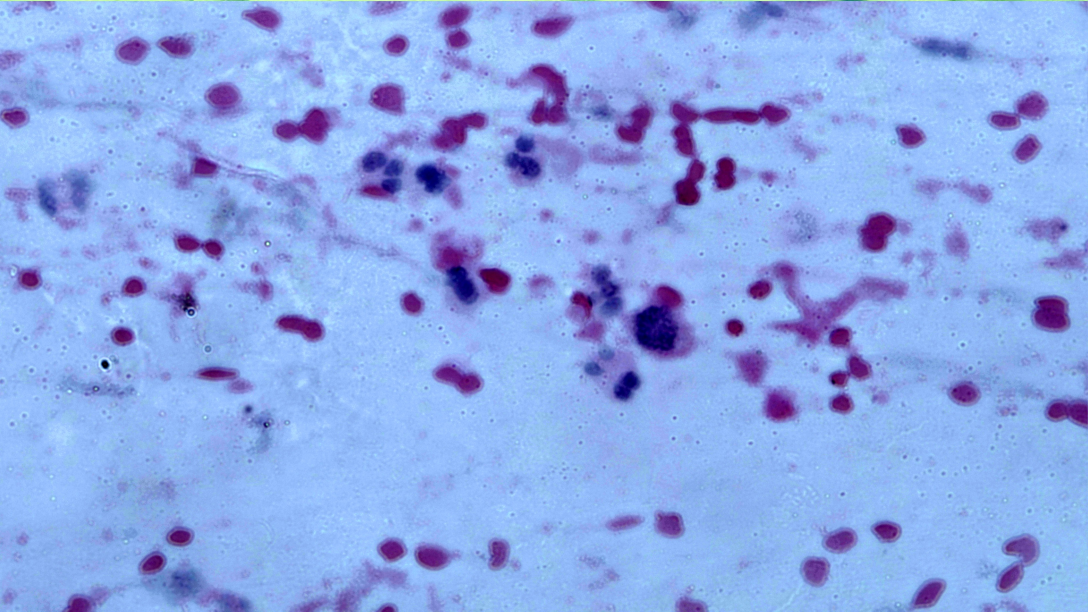
#> input picture data/2.jpg, 3264 x 1836 px, found by its file name (shown at 1/3 size)
$ python Day32.py
#> lines starting #> are read from the running program, lines starting #| are printed output that depends on the picture
import cv2
import matplotlib.pyplot as plt

image = cv2.imread('data\\2.jpg', flags=0)
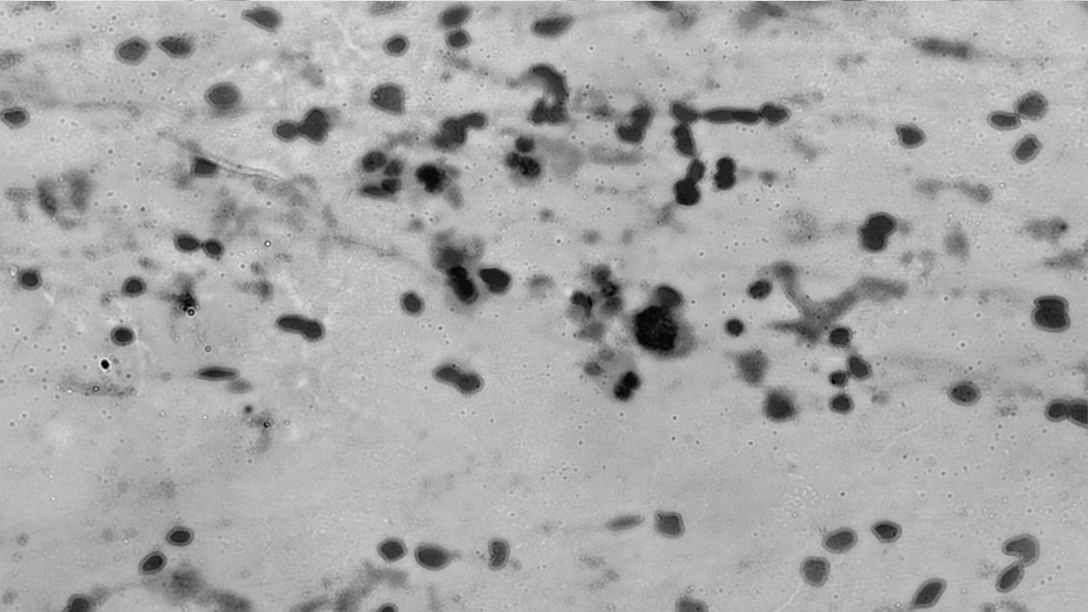
#> image: shape (1836, 3264) (shown at 1/3 size); min 0, max 253, mean 168.3

# Bước 2: Chuyển đổi ảnh từ BGR sang RGB (vì OpenCV sử dụng BGR, còn matplotlib sử dụng RGB)
image_rgb = cv2.cvtColor(image, cv2.COLOR_BGR2RGB)

# Bước 3: Thay đổi kích thước của ảnh theo kích thước tùy chỉnh
# Ví dụ: đặt kích thước tùy chỉnh là 300x200 pixels
width = 300
height = 200
dim = (width, height)

# Thay đổi kích thước ảnh
resized_image = cv2.resize(image_rgb, dim, interpolation=cv2.INTER_AREA)
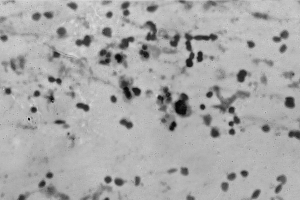
#> resized_image: shape (200, 300, 3); min 8, max 221, mean 168.3
img_filtered1 = cv2.GaussianBlur(resized_image, (5, 5), 2.5)
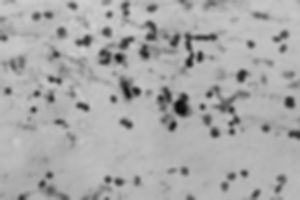
#> img_filtered1: shape (200, 300, 3); min 13, max 208, mean 168.3
img_filtered2 = cv2.GaussianBlur(resized_image, (5, 5), 5.0)
img_filtered3 = cv2.GaussianBlur(resized_image, (5, 5), 10.0)

# Bước 4: Hiển thị ảnh bằng matplotlib
# Hiển thị ảnh bằng matplotlib
plt.figure(figsize=(10, 5))  # Đặt kích thước của cửa sổ hiển thị (15x10 inches)

# Ảnh 1
plt.subplot(2, 2, 1)
plt.imshow(resized_image)
plt.title('Origin Image')
plt.axis('off')  # Ẩn trục

# Ảnh 2
plt.subplot(2, 2, 2)
plt.imshow(img_filtered1)
plt.title('Sigma = 2.5')
plt.axis('off')  # Ẩn trục

# Ảnh 3
plt.subplot(2, 2, 3)
plt.imshow(img_filtered2)
plt.title('Sigma = 5.0')
plt.axis('off')  # Ẩn trục

# Ảnh 4
plt.subplot(2, 2, 4)
plt.imshow(img_filtered3)
plt.title('Sigma = 10.0')
plt.axis('off')  # Ẩn trục

plt.show()
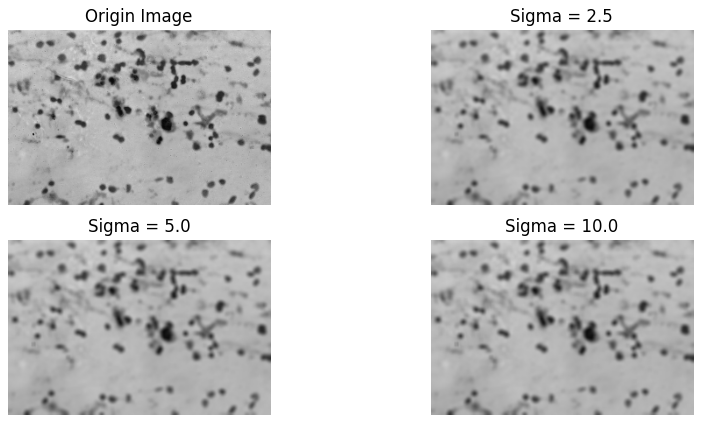
#> figure drawn by matplotlib, 4 panels

$ run again, with data/1.jpg copied over data/2.jpg
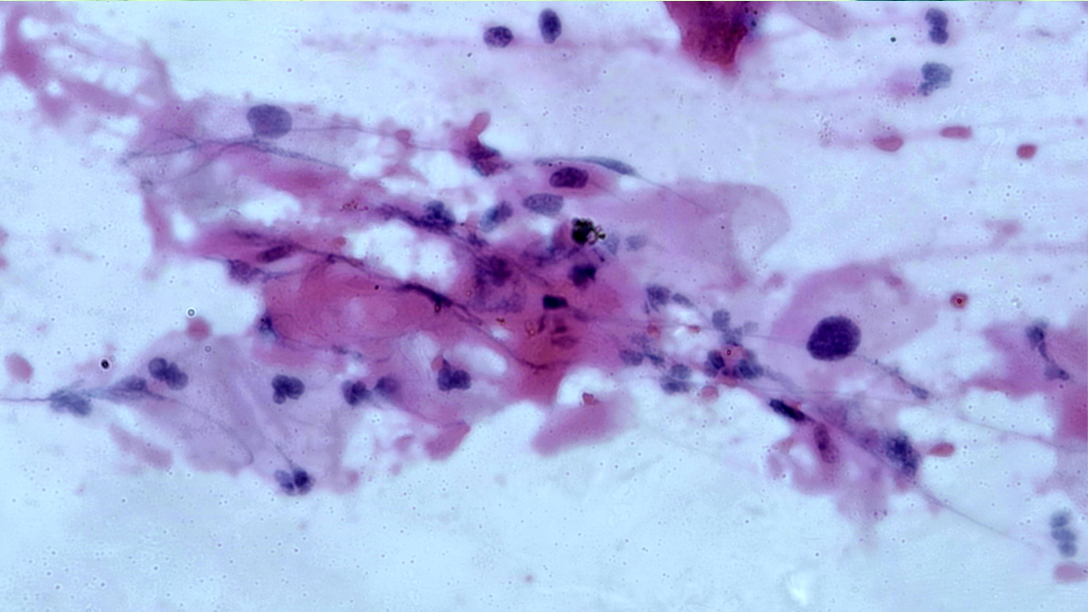
#> input picture data/1.jpg, 3264 x 1836 px, found by its file name (shown at 1/3 size)
#> `resized_image = cv2.resize(image_rgb, dim, interpolation=cv2.INTER_AREA)`:
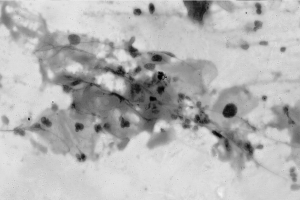
#> resized_image: shape (200, 300, 3); min 0, max 243, mean 181.1
#> `plt.show()`:
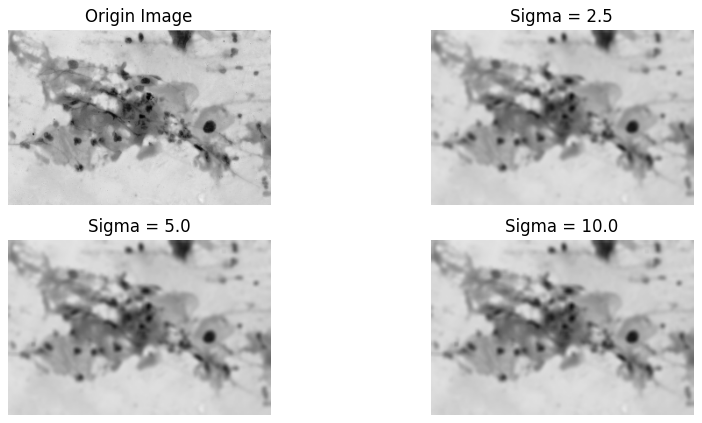
#> figure drawn by matplotlib, 4 panels

$ run again, with data/10.jpg copied over data/2.jpg
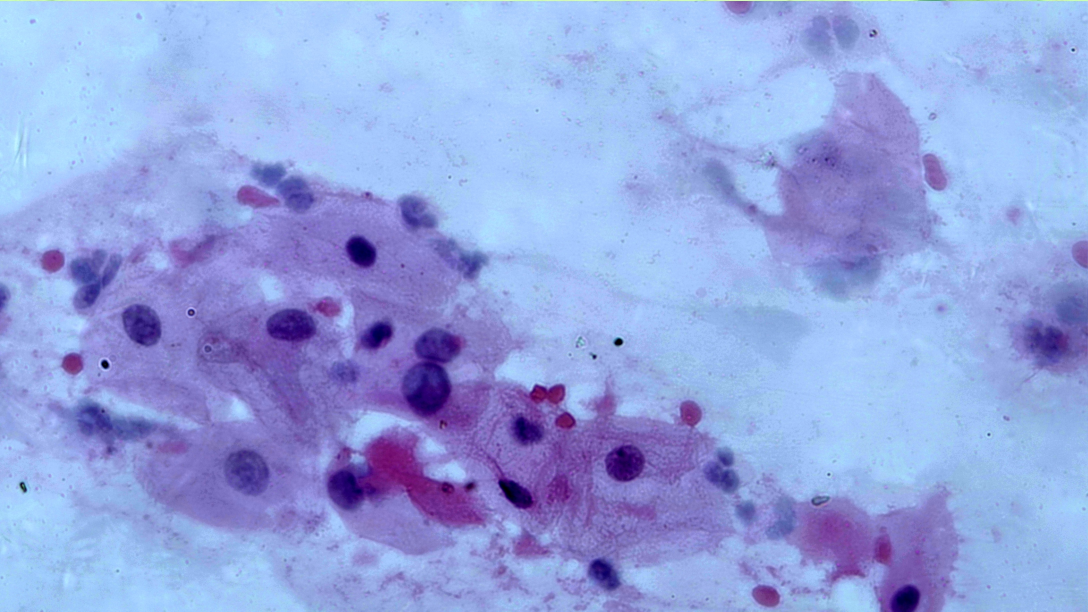
#> input picture data/10.jpg, 3264 x 1836 px, found by its file name (shown at 1/3 size)
#> `resized_image = cv2.resize(image_rgb, dim, interpolation=cv2.INTER_AREA)`:
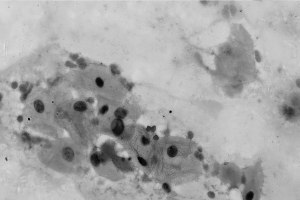
#> resized_image: shape (200, 300, 3); min 1, max 226, mean 166.1
#> `plt.show()`:
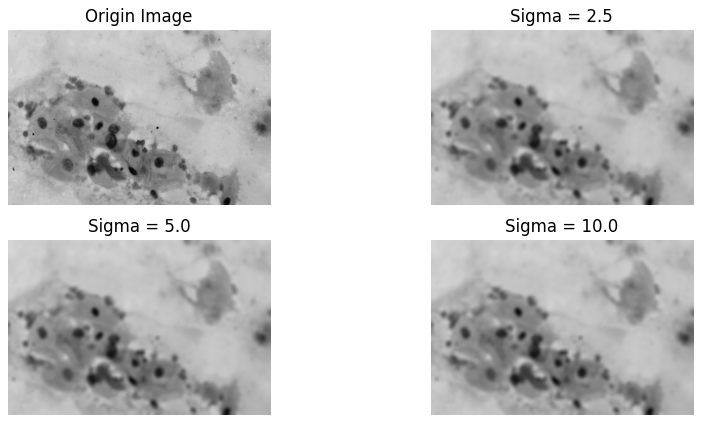
#> figure drawn by matplotlib, 4 panels

$ run again, with data/3.jpg copied over data/2.jpg
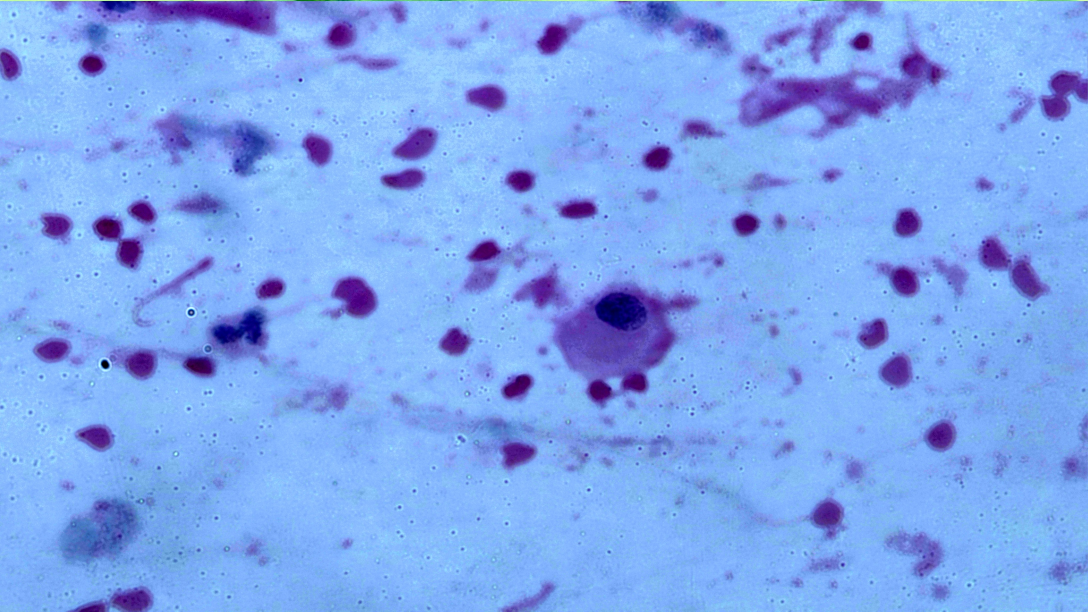
#> input picture data/3.jpg, 3264 x 1836 px, found by its file name (shown at 1/3 size)
#> `img_filtered1 = cv2.GaussianBlur(resized_image, (5, 5), 2.5)`:
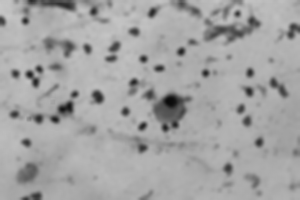
#> img_filtered1: shape (200, 300, 3); min 10, max 199, mean 163.4
#> `plt.show()`:
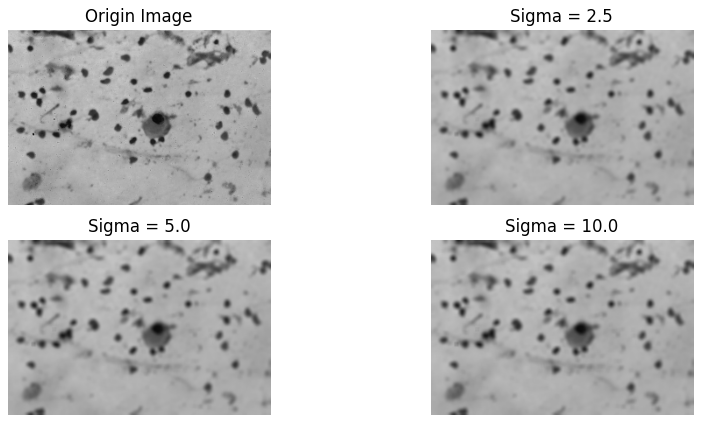
#> figure drawn by matplotlib, 4 panels
